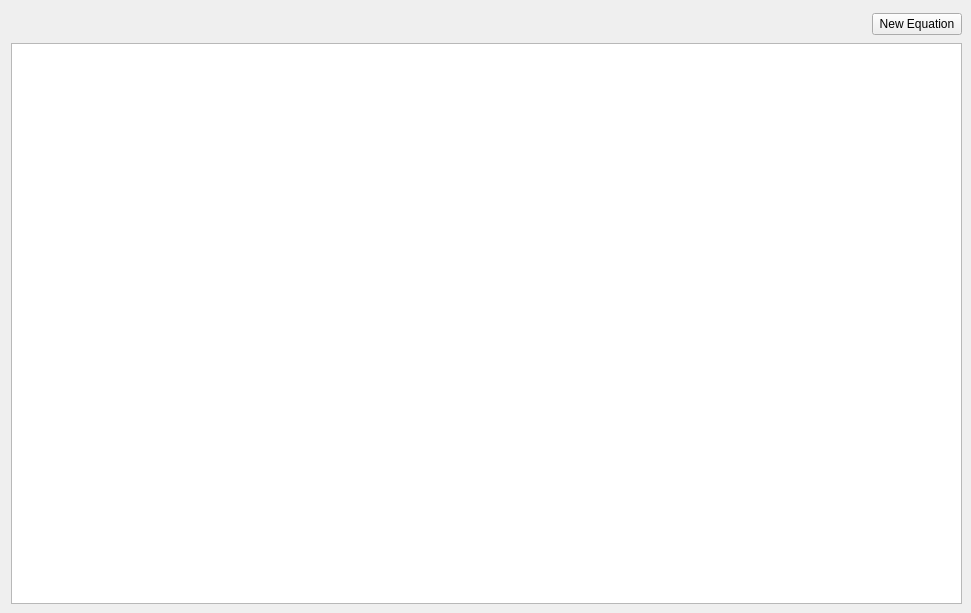
      <widget class="QWidget" name="tab_equations">
       <attribute name="title">
        <string>Equations</string>
       </attribute>
       <widget class="EquationsView" name="tableview_equations">
        <property name="geometry">
         <rect>
          <x>11</x>
          <y>43</y>
          <width>951</width>
          <height>561</height>
         </rect>
        </property>
        <property name="sizeAdjustPolicy">
         <enum>QAbstractScrollArea::AdjustIgnored</enum>
        </property>
        <property name="sortingEnabled">
         <bool>true</bool>
        </property>
        <attribute name="horizontalHeaderStretchLastSection">
         <bool>true</bool>
        </attribute>
        <attribute name="verticalHeaderVisible">
         <bool>false</bool>
        </attribute>
        <attribute name="verticalHeaderStretchLastSection">
         <bool>true</bool>
        </attribute>
       </widget>
       <widget class="QWidget" name="layoutWidget">
        <property name="geometry">
         <rect>
          <x>11</x>
          <y>11</y>
          <width>951</width>
          <height>26</height>
         </rect>
        </property>
        <layout class="QHBoxLayout" name="horizontalLayout_2">
         <item>
          <spacer name="horizontalSpacer_2">
           <property name="orientation">
            <enum>Qt::Horizontal</enum>
           </property>
           <property name="sizeHint" stdset="0">
            <size>
             <width>828</width>
             <height>20</height>
            </size>
           </property>
          </spacer>
         </item>
         <item>
          <widget class="QPushButton" name="addEquationButton">
           <property name="sizePolicy">
            <sizepolicy hsizetype="Fixed" vsizetype="Fixed">
             <horstretch>0</horstretch>
             <verstretch>0</verstretch>
            </sizepolicy>
           </property>
           <property name="text">
            <string> New Equation </string>
           </property>
          </widget>
         </item>
        </layout>
       </widget>
      </widget>
